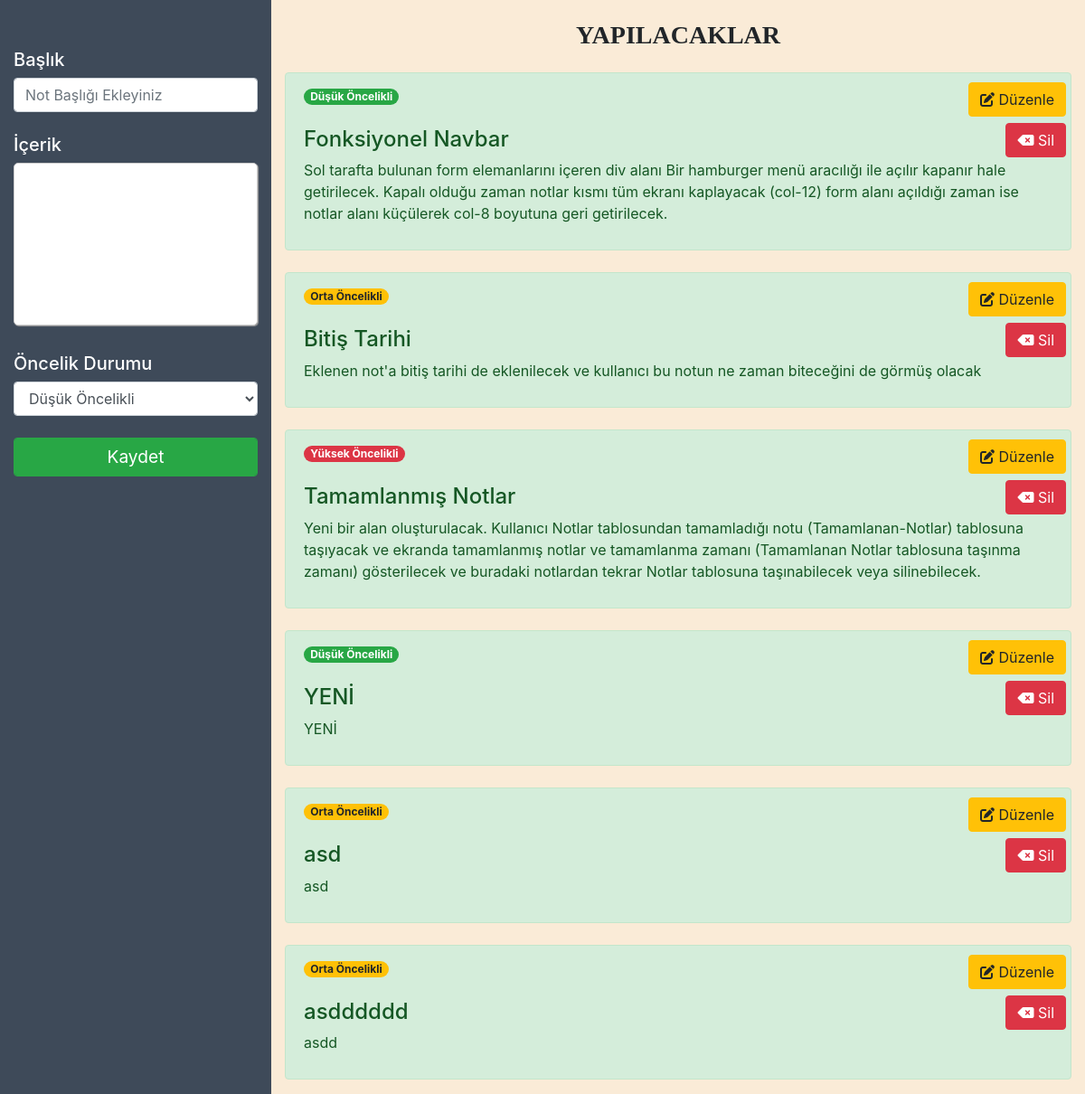
Before: / with the older database file.
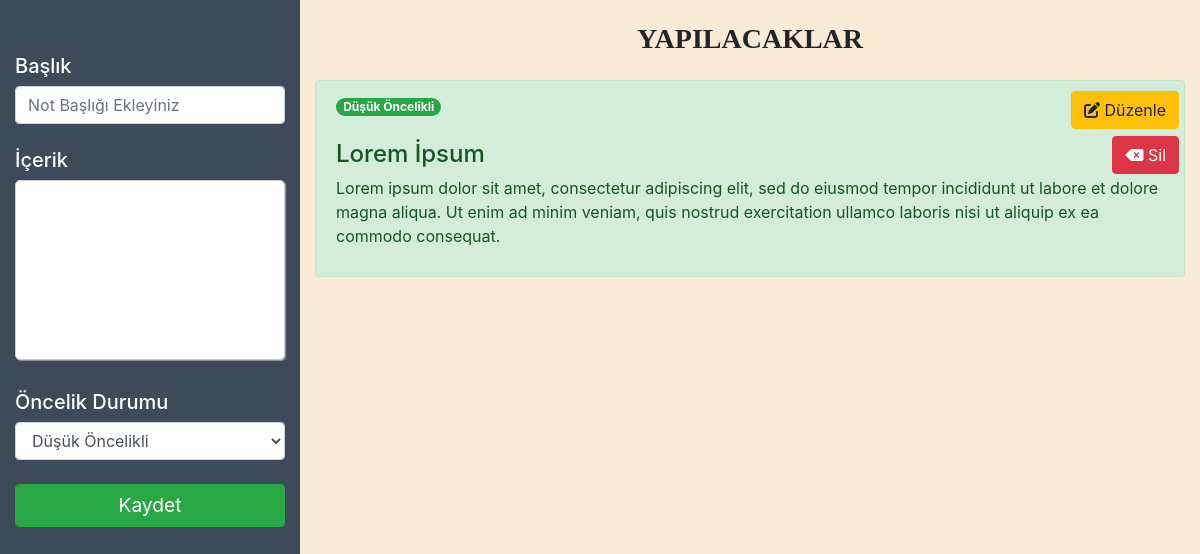
After: the same page with the newer database file.
### tables this page shows
CREATE TABLE `notlar` (
  `not_id` int(11) NOT NULL,
  `not_baslik` varchar(300) NOT NULL,
  `not_icerik` text NOT NULL,
  `oncelik_id` int(11) NOT NULL
);

CREATE TABLE `oncelik` (
  `oncelik_id` int(11) NOT NULL,
  `alert_type` varchar(100) NOT NULL,
  `oncelik_durum` varchar(255) NOT NULL
);

### classes/db.class.php (called while the page is built)
<?php
class Db
{
    private $host = "localhost";
    private $username = "root";
    private $password = "";
    private $dbname = "notdefteri";
    protected function connect()
    {
        try
        {
            $dsn = "mysql:host=".$this->host.";dbname=".$this->dbname;
            $pdo = new PDO($dsn,$this->username,$this->password);
            $pdo->setAttribute(PDO::ATTR_ERRMODE, PDO::ERRMODE_EXCEPTION);
            $pdo->setAttribute(PDO::ATTR_DEFAULT_FETCH_MODE, PDO::FETCH_OBJ);
            return $pdo;
        }
        catch(PDOException $hata)
        {
            echo "Bağlantı Hatası: ".$hata->getMessage();
        }
    }
}
?>

### classes/functions.classes.php (called while the page is built, shortened)
<?php
class Not extends Db
{
    public function notGetir()
    {
        $query = "SELECT notlar.not_id, notlar.not_baslik, notlar.not_icerik, oncelik.oncelik_durum, oncelik.alert_type FROM notlar INNER JOIN oncelik ON notlar.oncelik_id = oncelik.oncelik_id";
        $stmt = $this->connect()->prepare($query);
        $stmt->execute();
        return $stmt->fetchAll();
    }
}
class Oncelik extends Db
{
    public function oncelikGetir()
    {
        $query = "SELECT * from oncelik";
        $stmt = $this->connect()->prepare($query);
        $stmt->execute();
        return $stmt->fetchAll();
    }
}
?>

### inc/_header.php (shortened to what this page needs)
<!doctype html>
<html lang="tr">
  <head>
    <link rel="stylesheet" href="https://stackpath.bootstrapcdn.com/bootstrap/4.3.1/css/bootstrap.min.css">
    <link rel="stylesheet" href="./css/style.css">
    <link rel="stylesheet" href="https://cdnjs.cloudflare.com/ajax/libs/font-awesome/6.5.1/css/all.min.css"/>
  </head>

### index.php (shortened to what this page needs)
<?php
require_once ('./classes/db.class.php');
include "./classes/functions.classes.php";
include "./inc/_header.php";
?>
  <body>
    <div class="container-fluid">
      <div class="row">
        <?php include "./data/not-ekle.php"?>
        <?php include "./data/notlar.php"?>
      </div>
    </div>
  </body>
</html>

### data/not-ekle.php (shortened to what this page needs)
<?php
$oncelik = new Oncelik();
$oncelikGetir = $oncelik->oncelikGetir();
?>
<div class="col-3 form-div">
    <div>
        <form method="POST" class="formicerik"  style="margin-top:20%;">
            <div class="form-group mb-4">
                <label for="not_baslik"><h5 style="color:white;">Başlık</h5></label>
                <input type="text" class="form-control" id="not_baslik" name="not_baslik"  placeholder="Not Başlığı Ekleyiniz">
            </div>
            <div class="form-group mb-4">
                <label for="not_icerik"><h5 style="color:white;">İçerik</h5></label>
                <textarea name="not_icerik" id="not_icerik" name="not_icerik" spellcheck="false"></textarea>
            </div>
            <div class="form-group">
                <label for="oncelik_id"><h5 style="color:white; ">Öncelik Durumu</h5></label>
                <select class="form-control onceliklist" name="oncelik_id">
                    <?php
                    if($oncelikGetir){
                        foreach($oncelikGetir as $oncelik){
                            ?>
                             <option value="<?php echo $oncelik->oncelik_id?>"><?php echo $oncelik->oncelik_durum?></option>
                            <?php
                        }
                    }else{
                        echo 'Kayıt Bulunamadı.';
                    }
                    ?>
                </select>
            </div>
            <div class="form-group mb-4">
                <input type="submit" class="form-control btn btn-success mt-2"  style="color:white;  font-size: larger;"  value="Kaydet" name="submit">
            </div>
        </form>
    </div>
</div>

### data/notlar.php (shortened to what this page needs)
<?php
$notlar = new Not();
$notGetir = $notlar->notGetir();
?>
<div class="col-9 notes-div">
    <h3 class="ustbaslik">YAPILACAKLAR</h3>
    <?php
    if($notGetir)
    {
        foreach($notGetir as $not)
        {
            ?>
                <div class="alert alert-success mt-4" role="alert">
                    <a class="btn btn-warning btnmodal" href="./modal-index.php?not_id=<?php echo $not->not_id?>"><i class="fa-solid fa-pen-to-square"></i> Düzenle</a>
                    <a style="position: absolute; top: 55px; right: 5px;" class="btn btn-danger" href="./index.php?not_id=<?php echo $not->not_id?>&islem=sil"><i class="fa-solid fa-delete-left"></i> Sil</a>
                    <span class="badge badge-pill badge-<?php echo $not->alert_type?> mb-4"><?php echo $not->oncelik_durum?></span>
                    <h4 class="alert-heading"><?php echo $not->not_baslik?></h4>
                    <p><?php echo $not->not_icerik?></p>
                </div>
            <?php
        }
    }
    else
    {
        ?>
        <div class="alert alert-danger mt-4" role="alert">
            <h5>Kayıt Bulunamadı Lütfen Not Ekleyiniz.</h5>
        </div>
        <?php
    }
    ?>
</div>

### css/style.css (style rules this page uses)
.form-div { background-color: rgb(62, 74, 89); position: fixed; height:100%; width: 100%; top: 0; left: 0; }
.formicerik { display: flex; align-items: center; justify-content: center; flex-direction: column; height: 50%; }
.form-group { width: 100%; }
.notes-div { background-color: antiquewhite; position: absolute; width: 100%; right: 0; min-height: 100%; }
label { display: block; }
textarea { resize: none; width: 100%; height:180px; padding: 10px; max-width: 100%; line-height: 1.5; border-radius: 5px; border: 1px solid #ccc; box-shadow: 1px 1px 1px #999; }
.ustbaslik { text-align: center; font-family:Georgia, 'Times New Roman', Times, serif; font-weight: bolder; margin-top: 22px; }
.alert { position: relative; }
.btnmodal { position: absolute; top: 10px; right: 5px; }

Changed rows visible on the page:
removed notlar: oncelik.oncelik_durum "Orta Öncelikli", not_baslik "Bitiş Tarihi", not_icerik "Eklenen not'a bitiş tarihi de eklenilecek ve kullanıcı bu notun ne zaman biteceğini de görmüş olacak"
removed notlar: oncelik.oncelik_durum "Yüksek Öncelikli", not_baslik "Tamamlanmış Notlar", not_icerik "Yeni bir alan oluşturulacak. Kullanıcı Notlar tablosundan tamamladığı notu (Tamamlanan-Notlar) tablosuna taşıyacak ve ekranda tamamlanmış notlar ve tamamlanma zamanı (Tamamlanan Notlar tablosuna taşınma zamanı) gösterilecek ve buradaki notlardan tekrar Notlar tablosuna taşınabilecek veya silinebilecek."
removed notlar: oncelik.oncelik_durum "Düşük Öncelikli", not_baslik "YENİ", not_icerik "YENİ"
removed notlar: oncelik.oncelik_durum "Orta Öncelikli", not_baslik "asd", not_icerik "asd"
removed notlar: oncelik.oncelik_durum "Orta Öncelikli", not_baslik "asdddddd", not_icerik "asdd"
changed notlar "Düşük Öncelikli": not_baslik "Fonksiyonel Navbar" → "Lorem İpsum"; not_icerik "Sol tarafta bulunan form elemanlarını içeren div alanı Bir hamburger menü aracılığı ile açılır kapanır hale getirilecek. Kapalı olduğu zaman notlar kısmı tüm ekranı kaplayacak (col-12) form alanı açıldığı zaman ise notlar alanı küçülerek col-8 boyutuna geri getirilecek." → "Lorem ipsum dolor sit amet, consectetur adipiscing elit, sed do eiusmod tempor incididunt ut labore et dolore magna aliqua. Ut enim ad minim veniam, quis nostrud exercitation ullamco laboris nisi ut aliquip ex ea commodo consequat."
